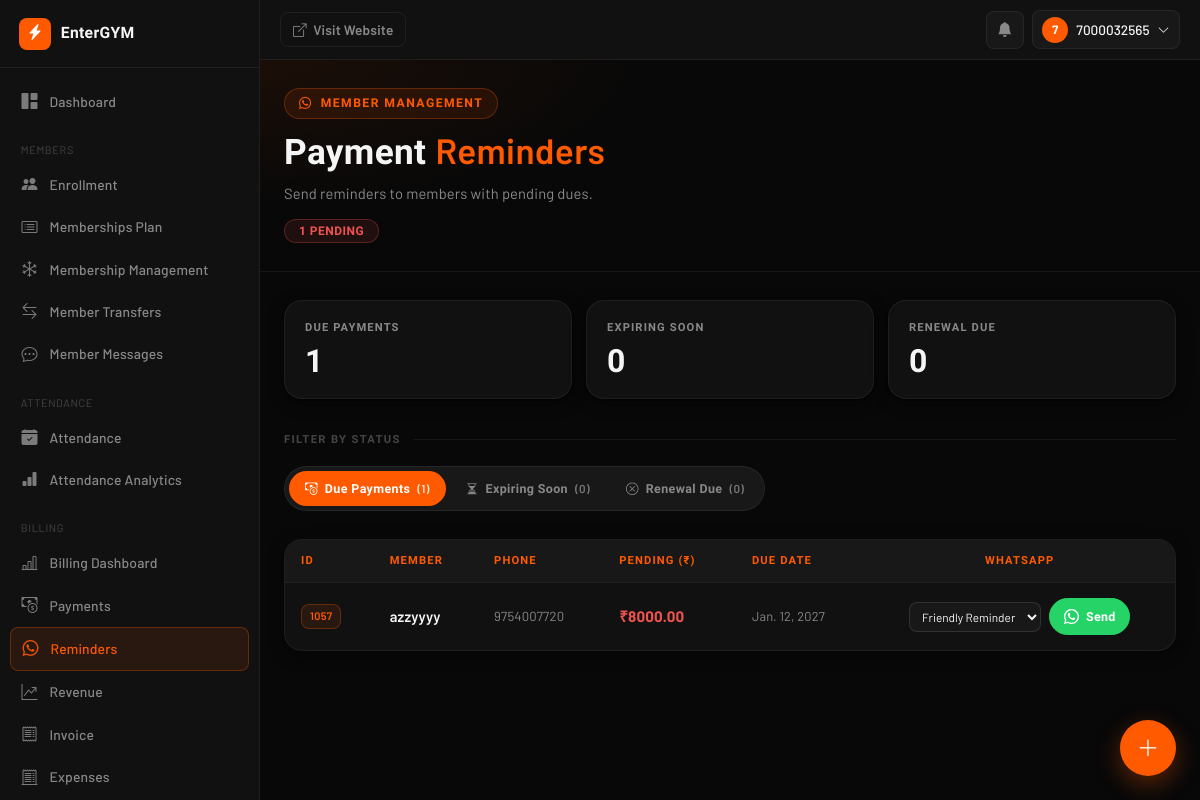
The page /admin-tools/whatsapp/ (signed in) on the database as committed earlier.
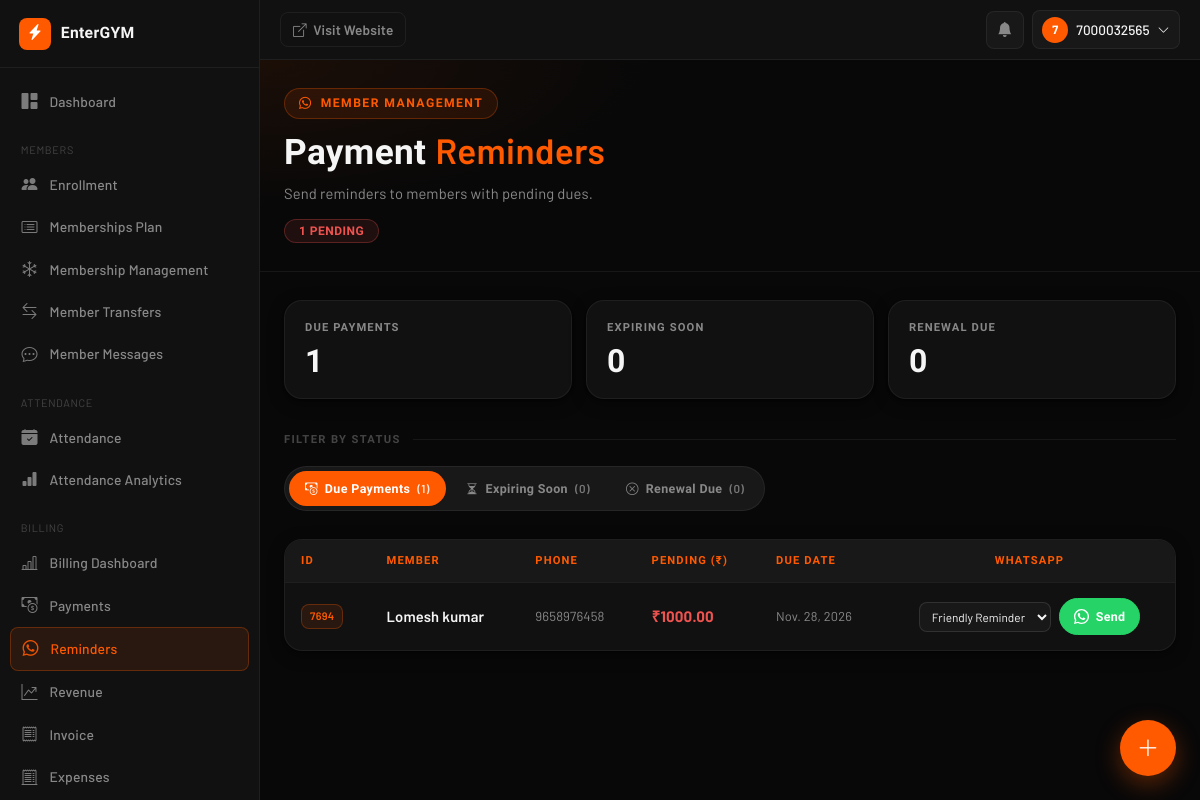
The same page on the database as committed later.
### AuthFit/models.py (models this page shows, shortened)
class Enrollment(models.Model):
    gym = models.ForeignKey(Gym, on_delete=models.CASCADE, db_index=True)
    objects = GymManager()
    GENDER_CHOICES = [('M', 'Male'), ('F', 'Female')]
    PAYMENT = [("Done", 'Done'), ("Pending", 'Pending')]
    METHOD = [('C', 'CASH'), ('U', 'UPI'), ('B', 'UPI + CASH')]
    SOURCE_CHOICES = [
        ("OWNER", "Owner"),
        ("MEMBER", "Member"),
    ]
    unique_id = models.CharField(max_length=10, editable=False, db_index=True)
    membership_start_date = models.DateField(
        default=timezone.localdate,
        help_text="Actual membership start date. Used to calculate DueDate — "
                "lets owners backdate enrollment for members who joined "
                "before EnterGYM. Distinct from `doj` (record-creation date).",
    )
    user = models.ForeignKey(
        User, on_delete=models.CASCADE, null=True, blank=True
    )
    profile_completed = models.BooleanField(default=False)
    source = models.CharField(max_length=10, choices=SOURCE_CHOICES, default="OWNER")
    fullname = models.CharField(max_length=25)
    email = models.EmailField(blank=True ,null=True)
    gender = models.CharField(max_length=1, choices=GENDER_CHOICES, blank=True ,null=True)
    phone = models.CharField(max_length=10, db_index=True)
    address = models.TextField(blank=True)
    reference = models.CharField(max_length=30, null=True, blank=True)
    selectPlan = models.ForeignKey(MembershipPlan, on_delete=models.CASCADE)
    trainer = models.ForeignKey(
        Trainer, on_delete=models.SET_NULL, null=True, blank=True
    )
    Amount = models.DecimalField(max_digits=10, decimal_places=2)
    paidAmount = models.DecimalField(default=0,max_digits=10,decimal_places=2,null=False)
    paymentDate = models.DateField(blank=True, null=True)
    paymentMethod = models.CharField(
        max_length=1, choices=METHOD, blank=True, null=True
    )
    pendingAmount = models.DecimalField(default=0,max_digits=10,decimal_places=2)
    pendingpaymentMethod = models.CharField(
        max_length=1, choices=METHOD, blank=True, null=True
    )
    pendingpaymentDate =  models.DateField(blank=True, null=True)
    paymentStatus = models.CharField(
        max_length=10, choices=PAYMENT, default="Pending"
    )
    last_expiry_notif_sent = models.DateField(null=True, blank=True)
    initial_invoice_generated = models.BooleanField(
        default=False,
        help_text="Set once the up-front payment collected during Quick Enrollment "
                "has been converted into a Payment + Invoice.",
    )
    doj = models.DateField(auto_now_add=True)
    DueDate = models.DateField(blank=True, null=True,db_index=True)
    created_at = models.DateTimeField(auto_now_add=True)
    is_active = models.BooleanField(default=True, db_index=True)
    is_deleted = models.BooleanField(default=False, db_index=True)
    deleted_at = models.DateTimeField(null=True, blank=True)
    deleted_by = models.ForeignKey(
        User, on_delete=models.SET_NULL, null=True, blank=True, related_name='+'
    )
    face_enrolled = models.BooleanField(default=False)
    face_image = CloudinaryField('image', null=True, blank=True)
    face_embeddings = models.JSONField(default=list, blank=True)
    class Meta:
        unique_together = ('gym', 'unique_id')
        indexes = [
            models.Index(fields=['gym', 'unique_id']),
            models.Index(fields=['gym', 'phone']),
            models.Index(fields=['gym', 'paymentStatus']),
        ]
        constraints = [
            models.UniqueConstraint(
                fields=['gym', 'phone'],
                condition=models.Q(user__isnull=True),
                name='unique_pending_enrollment_phone_per_gym',
            )
        ]
    @property
    def is_expired(self):
        if self.DueDate:
            return timezone.localdate() > self.DueDate
        return False
    @property
    def days_remaining(self):
        if self.DueDate:
            return (self.DueDate - timezone.localdate()).days
        return None

### AuthFit/views.py (the view, shortened to what this page needs)
# urls.py: path('admin-tools/whatsapp/', views.whatsapp_pending_users, name='whatsapp_pending'),
@_gym_staff_required
def whatsapp_pending_users(request):
    gym = getattr(request, 'gym', None)
    today = timezone.now().date()
    base_qs = Enrollment.objects.select_related("selectPlan", "gym", "trainer").filter(is_deleted=False)
    if gym:
        base_qs = base_qs.filter(gym=gym)
    pending_qs = base_qs.filter(paymentStatus="Pending").order_by("DueDate")
    pending_with_links = []
    for e in pending_qs:
        pending_with_links.append({
            "enrollment": e,
            "panel_data": _panel_data(e, "due"),
        })
    expiring_with_links = []
    for e in base_qs:
        days_left = getattr(e, "days_remaining", None)
        if days_left is not None and 0 <= days_left <= 7:
            expiring_with_links.append({
                "enrollment": e,
                "panel_data": _panel_data(e, "expiring"),
            })
    expiring_with_links.sort(key=lambda item: item["panel_data"]["days_remaining"])
    expired_with_links = []
    for e in base_qs:
        days_left = getattr(e, "days_remaining", None)
    expired_with_links.sort(key=lambda item: -item["expired_days"])
    return render(request, "admin_whatsapp.html", {
        "pending": pending_with_links,
        "expiring_soon": expiring_with_links,
        "expired_members": expired_with_links,
        "pending_count": len(pending_with_links),
        "expiring_count": len(expiring_with_links),
        "expired_count": len(expired_with_links),
        "templates_json": json.dumps(MESSAGE_TEMPLATES),
        "gym": gym,
    })

### AuthFit/colorutils.py (called while the page is built)
def _clean_hex(hex_color):
    hex_color = (hex_color or '#ff5a00').lstrip('#')
    if not re.fullmatch(r'[0-9a-fA-F]{6}', hex_color):
        hex_color = 'ff5a00'
    return hex_color

def hex_to_rgba(hex_color, alpha):
    h = _clean_hex(hex_color)
    r, g, b = int(h[0:2], 16), int(h[2:4], 16), int(h[4:6], 16)
    return f'rgba({r},{g},{b},{alpha})'

def lighten(hex_color, amount=0.15):
    h = _clean_hex(hex_color)
    r, g, b = int(h[0:2], 16), int(h[2:4], 16), int(h[4:6], 16)
    r = min(255, int(r + (255 - r) * amount))
    g = min(255, int(g + (255 - g) * amount))
    b = min(255, int(b + (255 - b) * amount))
    return f'#{r:02x}{g:02x}{b:02x}'

### AuthFit/context_processors.py (called while the page is built, shortened)
def saas_config(request):
    return {
        'BASE_DOMAIN': os.environ.get('BASE_DOMAIN', 'entergym.in'),
    }

def _user_hash(uid: int) -> str:
    return hmac.new(
        settings.SECRET_KEY.encode("utf-8"),
        str(uid).encode("utf-8"),
        hashlib.sha256,
    ).hexdigest()[:16]

def gym_context(request):
    gym = getattr(request, 'gym', None)
    if gym is None:
        return {'gym': None, 'favicon_url': None, 'logo_url': None}

### AuthFit/views.py (called while the page is built)
def _gym_name(e):
    return e.gym.gym_name if e.gym else "EnterGYM"

### templates/admin_whatsapp.html (shortened to what this page needs)
{% extends "dashboard/base.html" %}
{% load static custom_filters %}
{% block content %}
<div class="wa-page-header">
  <div class="wa-header-inner">
    <div class="header-eyebrow"><i class="bi bi-whatsapp"></i> Member Management</div>
    <h1 id="pageTitle">Payment <span class="accent" id="pageTitleAccent">Reminders</span></h1>
    <p id="pageDesc">Send reminders to members with pending dues.</p>
    <span class="badge" id="statusBadge"></span>
  </div>
</div>
<div class="summary-cards">
  <div class="summary-card">
    <div class="summary-card-label">Due Payments</div>
    <div class="summary-card-value">{{ pending_count }}</div>
  </div>
  <div class="summary-card">
    <div class="summary-card-label">Expiring Soon</div>
    <div class="summary-card-value">{{ expiring_count }}</div>
  </div>
  <div class="summary-card">
    <div class="summary-card-label">Renewal Due</div>
    <div class="summary-card-value">{{ expired_count }}</div>
  </div>
</div>
<p class="section-label">Filter By Status</p>
<div class="platform-tabs" id="reminder-tabs">
  <button class="tab-btn active" data-tab="due">
    <i class="bi bi-cash-coin"></i> Due Payments
    <span class="tab-count">({{ pending_count }})</span>
  </button>
  <button class="tab-btn" data-tab="expiring">
    <i class="bi bi-hourglass-split"></i> Expiring Soon
    <span class="tab-count">({{ expiring_count }})</span>
  </button>
  <button class="tab-btn" data-tab="expired">
    <i class="bi bi-x-circle"></i> Renewal Due
    <span class="tab-count">({{ expired_count }})</span>
  </button>
</div>
<div id="tab-due" class="tab-panel active">
  {% if not pending %}
  <div class="empty-state">No pending payments</div>
  {% else %}
  <div class="table-wrap">
    <table>
      <thead>
        <tr>
          <th>ID</th><th>Member</th><th>Phone</th><th>Pending (₹)</th><th>Due Date</th>
          <th style="text-align:center">WhatsApp</th>
        </tr>
      </thead>
      <tbody>
        {% for item in pending %} {% with e=item.enrollment %}
        <tr class="clickable-row" data-json="{{ item.panel_data|data_json }}">
          <td><span class="cell-id">{{ e.unique_id }}</span></td>
          <td class="cell-name">{{ e.fullname }}</td>
          <td class="cell-phone">{{ e.phone }}</td>
          <td class="cell-amount">₹{{ e.pendingAmount }}</td>
          <td class="cell-due">{{ e.DueDate|default:"—" }} {% if e.is_expired %}<span class="expired-tag">Expired</span>{% endif %}</td>
          <td>
            <div class="wa-send-cell">
              <select class="wa-template-select" data-json="{{ item.panel_data|data_json }}"></select>
              <a class="wa-btn wa-send-btn" href="#" target="_blank">
                Send
              </a>
            </div>
          </td>
        </tr>
        {% endwith %} {% endfor %}
      </tbody>
    </table>
  </div>
  {% endif %}
</div>
{% endblock %}

Rows that differ between the two databases and show on the page:
no longer on this page (row edited): Enrollment: enrollment.unique_id "1057", enrollment.fullname "azzyyyy", enrollment.phone "9754007720", enrollment.pendingAmount "8000.00", enrollment.DueDate "Jan. 12, 2027"
added Enrollment: enrollment.unique_id "7694", enrollment.fullname "Lomesh kumar", enrollment.phone "9658976458", enrollment.pendingAmount "1000.00", enrollment.DueDate "Nov. 28, 2026"
